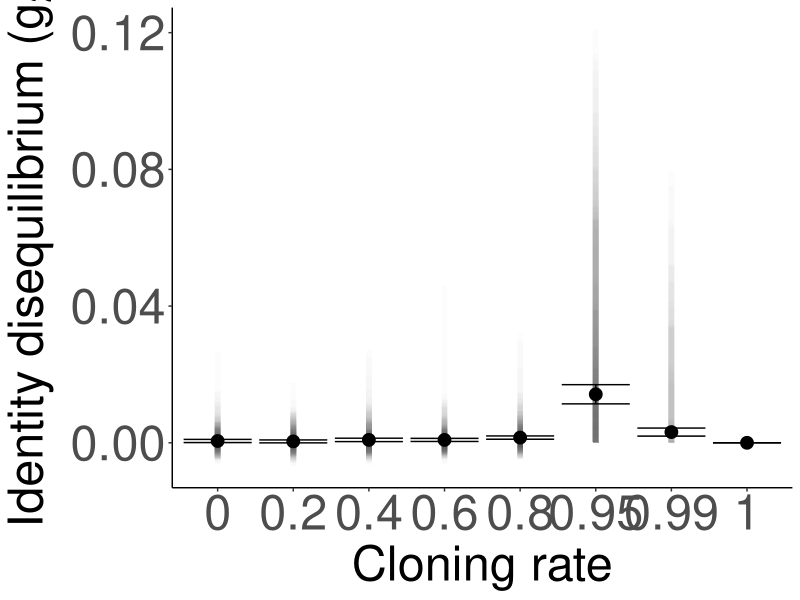

This chart was generated by the following R code:
#!/usr/bin/env Rscript

library(tidyverse)

ID_df_cloning <- read.csv("Data_ID_cloning.csv")
ID_df_cloning$Rep <- as.factor(ID_df_cloning$Rep)
ID_df_cloning$Rate <- as.factor(ID_df_cloning$Rate)

replicate_number = length(unique(ID_df_cloning$Rep))

ID_df_cloning_sum <- ID_df_cloning %>%
	group_by(Rate) %>%
	summarise(Expected_g2=mean(g2), sd_g2=sd(g2))


print(replicate_number)


print(str(ID_df_cloning))

g2_plot <- ggplot() + 
	geom_linerange(data = ID_df_cloning, aes(x=Rate, ymin=CI_lower, ymax=CI_upper), size = 2, alpha = 0.01) +
	geom_point(data = ID_df_cloning_sum, aes(x=Rate, y=Expected_g2), size = 4) + 
	geom_errorbar(data = ID_df_cloning_sum, aes(x=Rate, ymin=Expected_g2-1.96*sd_g2/sqrt(replicate_number), ymax=Expected_g2+1.96*sd_g2/sqrt(replicate_number))) +
    scale_color_brewer(palette = "RdBu") + 
	labs(x="Cloning rate",y=expression(paste("Identity disequilibrium (",g[2],")"))) + 
	theme(panel.grid.major=element_blank(),
    	      panel.grid.minor=element_blank(),
    	      panel.background=element_blank(),
    	      axis.line = element_line(color="black"),
    	      
    	      plot.title=element_text(size=40, hjust=0.5, face="bold"),
	      plot.caption=element_text(size=20, hjust=0.5),
	      axis.title.y=element_text(size=35),
	      axis.title.x=element_text(size=35),
	      
	      axis.text.x=element_text(size=35),
	      axis.text.y=element_text(size=35),
	      
	      legend.position="none")
	     

ggsave(filename = "Plot_ID_g2_cloning.png",
	plot = g2_plot,
	dpi = 600,
	width=12,
	height=12)

print(warnings())
